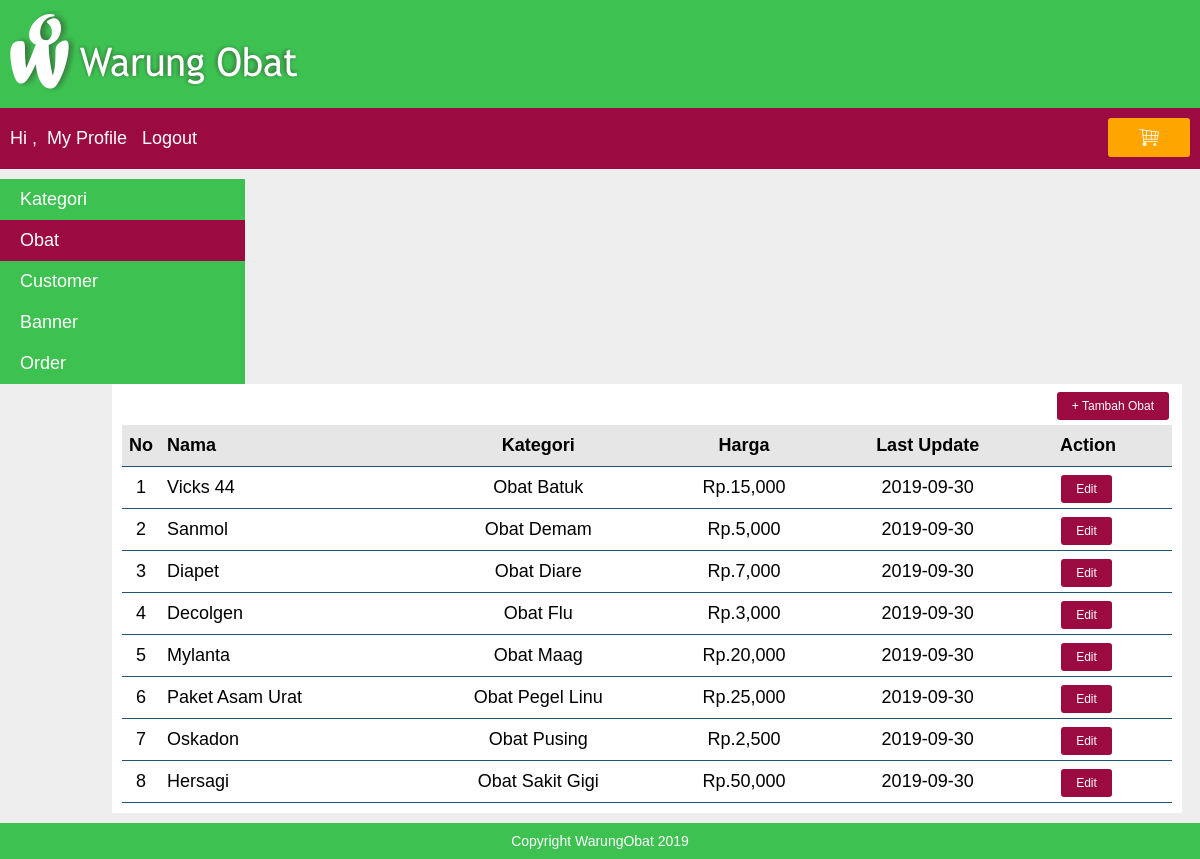
Screenshot of /index.php?page=my_profile&module=obat&action=list (signed in) with the database file from the repository.
### tables this page shows
CREATE TABLE `obat` (
  `id_obat` int(10) NOT NULL,
  `id_kategori` int(11) NOT NULL,
  `nama_obat` varchar(100) NOT NULL,
  `deskripsi` text NOT NULL,
  `file_gambar` varchar(300) NOT NULL,
  `last_update` date NOT NULL,
  `harga` int(10) NOT NULL,
  `tanggal_expire` date NOT NULL
);

CREATE TABLE `kategori` (
  `id_kategori` int(10) NOT NULL,
  `nama` varchar(200) NOT NULL
);

### function/helper.php (called while the page is built, shortened)
<?php
	function rupiah($nilai = 0){
		$string = "Rp.".number_format($nilai);
		return $string;
	}
?>

### module/obat/list.php (the view)
<div id="frame-tambah">
	<a href="<?php echo BASE_URL."index.php?page=my_profile&module=obat&action=form"; ?>" class="tombol-action"> + Tambah Obat</a>
</div>
<?php
	$query = mysqli_query($koneksi, "SELECT obat.*, kategori.nama FROM obat JOIN kategori ON obat.id_kategori=kategori.id_kategori");
	if(mysqli_num_rows($query) == 0) {
		echo "<h3>Saat ini belum ada data obat</h3>";
	} else {
		echo "<table class='table-list'>";
		echo "<tr class='baris-title'>
				<th class='kolom-nomor'>No</th>
				<th class='kiri'>Nama</th>
				<th class='tengah'>Kategori</th>
				<th class='tengah'>Harga</th>
				<th class='tengah'>Last Update</th>
				<th class='kolom-action'>Action<th>
			</tr>";
		$no=1;
		while($row=mysqli_fetch_assoc($query)){
			echo "<tr>
					<td class='tengah'>$no</td>
					<td class='kiri'>$row[nama_obat]</td>
					<td class= 'tengah'>$row[nama]</td>
					<td class='tengah'>".rupiah($row["harga"])."</td>
					<td class='tengah'>$row[last_update]</td>
					<td class='isi-baris-action'>
						<a class='tombol-action' href='".BASE_URL."index.php?page=my_profile&module=obat&action=form&id_obat=$row[id_obat]'>Edit</a>
					</td>
				  </tr>";
			$no++;
		}
		echo "</table>";
	}
?>

### css/style.css (style rules this page uses)
body { font-family: arial; font-size: 18px; color: white; background: #eee; margin: 0px; }
.table-list { width: 100%; border-collapse: collapse; }
.table-list tr { border-bottom: 1px solid #1e5474; }
.table-list tr.baris-title { background: #E6E6E6; }
.table-list tr th, .table-list tr td { padding: 10px 7px; }
.kolom-nomor { width: 20px; text-align: center; }
.kolom-action { text-orientation: center; }
.isi-baris-action { text-align: center; }
.tengah { text-align: center; }
.kiri { text-align: left; }
#frame-tambah { margin-bottom: 10px; text-align: right; }
.tombol-action { background: #9b0b41; color: white; padding: 7px 15px; border-radius: 3px; cursor: pointer; text-decoration: none; margin-right: 3px; font-size: 12px; }

### rows the page displays
obat: nama_obat "Vicks 44", id_kategori.nama "Obat Batuk", harga "Rp.15,000", last_update "2019-09-30"
obat: nama_obat "Sanmol", id_kategori.nama "Obat Demam", harga "Rp.5,000", last_update "2019-09-30"
obat: nama_obat "Diapet", id_kategori.nama "Obat Diare", harga "Rp.7,000", last_update "2019-09-30"
obat: nama_obat "Decolgen", id_kategori.nama "Obat Flu", harga "Rp.3,000", last_update "2019-09-30"
obat: nama_obat "Mylanta", id_kategori.nama "Obat Maag", harga "Rp.20,000", last_update "2019-09-30"
obat: nama_obat "Paket Asam Urat", id_kategori.nama "Obat Pegel Linu", harga "Rp.25,000", last_update "2019-09-30"
obat: nama_obat "Oskadon", id_kategori.nama "Obat Pusing", harga "Rp.2,500", last_update "2019-09-30"
obat: nama_obat "Hersagi", id_kategori.nama "Obat Sakit Gigi", harga "Rp.50,000", last_update "2019-09-30"
